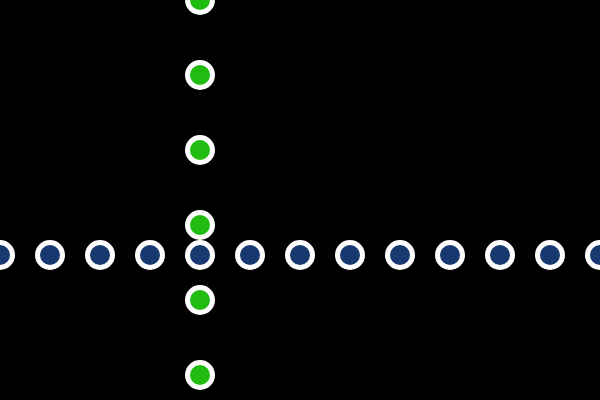
Frame 1 (no input)
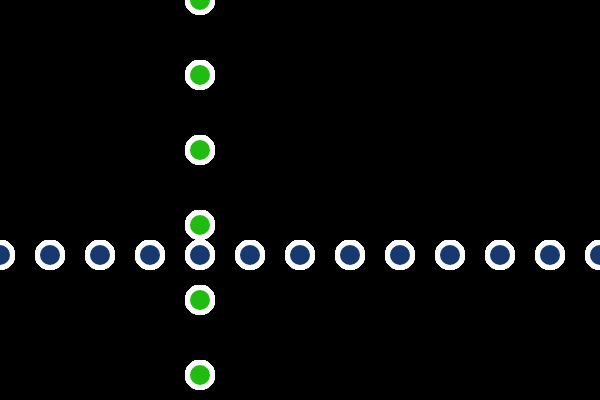
Frame 60 (no input)
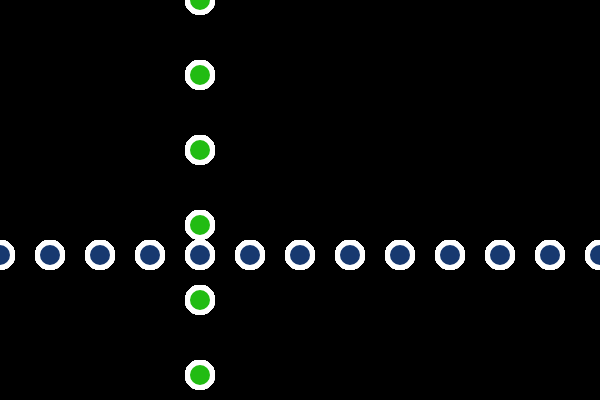
Frame 120 (the mouse pressed at the canvas centre since frame 60)

The p5.js sketch that drew these frames (run headless with seeded random() and noise() and a simulated clock; from frame 60 on, the mouse is pressed at the canvas centre):

// p5.js sketch
// ── sketch.js
function setup(){
    createCanvas(600,400);
    background(0);

}

function draw(){
   strokeWeight(5);
   stroke(255);


var x = 0;
while(x < 650){
    fill(23, 57, 112);
    ellipse(x, 255, 25, 25);
    x = x + 50;
}

for(var x = 0; x < 650; x = x + 75){
    fill(33, 188, 18);
    ellipse(200, x, 25, 25);
}
}
